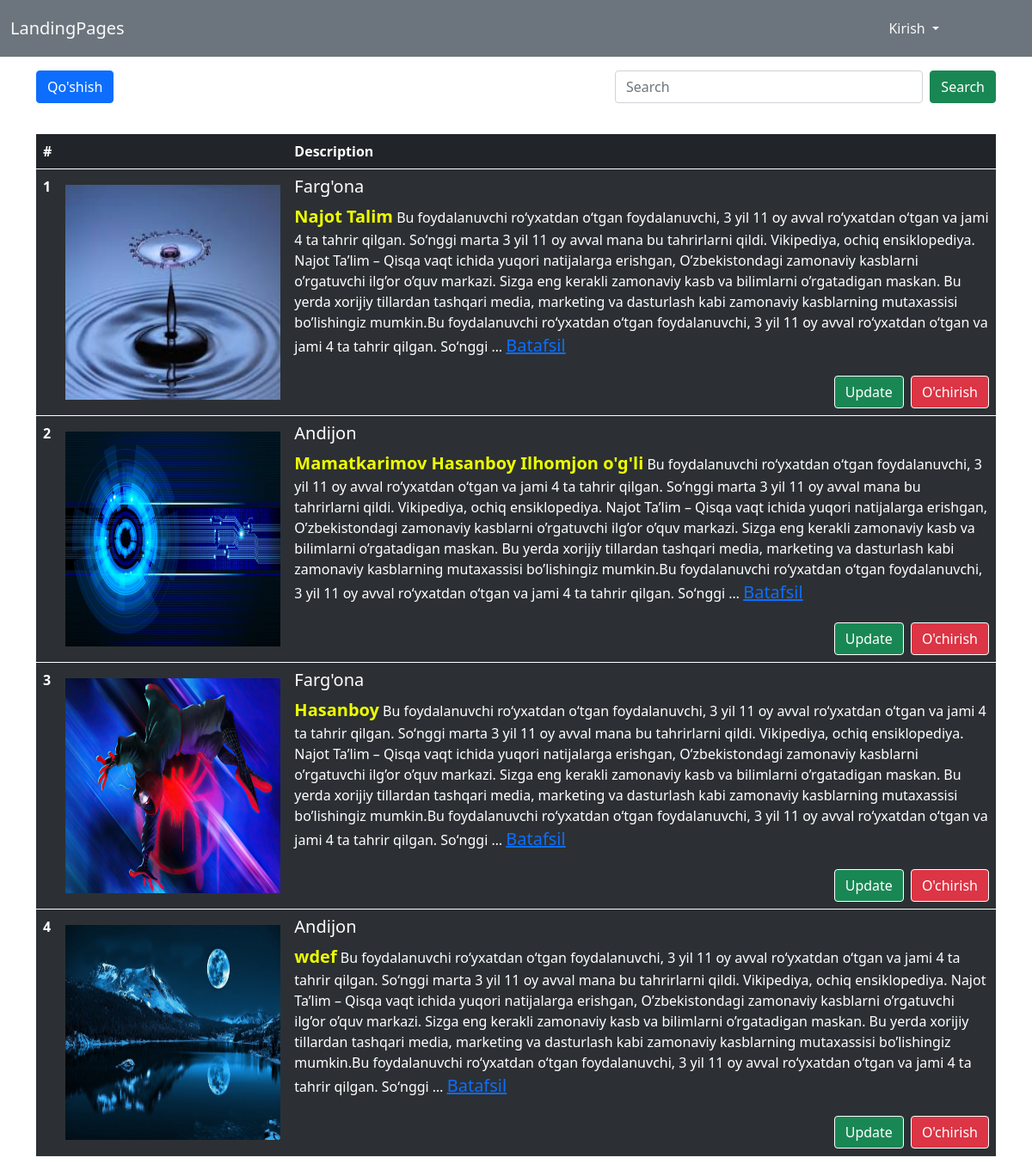
/places/list/, run on the app's committed database.
### place/models.py (models this page shows, shortened)
class Place(models.Model):
    name=models.CharField(max_length=100)
    description=models.TextField()
    addres=models.CharField(max_length=100)
    place_img=models.ImageField(upload_to='imgas/',null=True,blank=True)

### place/views.py (the view)
# urls.py: path('list/',PlasecView.as_view(),name='list'),
class PlasecView(View):
    def get(self,request):
        places=Place.objects.all()
        search_query=request.GET.get('q','')
        if search_query:
            places=places.filter(name__icontains=search_query)
        return render(request,'places.html',context={'places':places,"search_query":search_query})

### templates/places.html (shortened to what this page needs)
{% extends "base.html" %}
{% block content %}
    <div class="container mt-3">
        <div class="row d-flex justify-content-between">
            <div class="col-3">
                <a href="{% url 'places:add' %}" class="btn btn-primary" style="float: left; margin-bottom: 20px; ">Qo'shish</a>
            </div>
            <div class="col-5">
                <form action="" method="get" class="d-flex">
                    <input type="text" placeholder="Search" class="form-control mx-2" name="q" value="{{search_query}}">
                    <button type="submit" class="btn btn-success">Search</button>
                </form>
            </div>
        </div>
    </div>
    <div class="container mt-3">
    <table class="table table-dark table-striped table-hover" style="cursor: pointer;">
            <thead>
            <tr>
                <th scope="col">#</th>
                <th scope="col"></th>
                <th scope="col">Description</th>
            </tr>
            </thead>
            {%for place in places%}
            <tbody>
                <tr style="height: 200px;">
                    <th scope="row">{{place.id}}</th>
                    <td><img src="{{place.place_img.url}}" alt="" style="width: 250px; height: 250px; margin-top: 10px;"></td>
                    <td><h5>{{place.addres}}</h5>
                        <b style="font-size: 20px; color: rgb(238, 255, 0);">{{place.name}}</b>
                        {{place.description|truncatewords:90}} <a href="{% url 'places:detail' place.id %}" style="font-size: 20px;">Batafsil</a>
                        <div style="display: flex;align-items: center;justify-content: end; margin-top: 20px;">
                        <a href="{% url 'places:update' place.id %}"class='btn btn-success mx-2' style="border: 1px solid white;">Update</a>
                        <a href="{% url 'places:delete' place.id %}"class='btn btn-danger' style="border: 1px solid white;">O'chirish</a>
                        </div>
                    </td>
                </tr>
            </tbody>
            {%endfor%}
        </table>
    </div>
{% endblock  %}

### templates/base.html (shortened to what this page needs)
<!DOCTYPE html>
{% load static %}
<html lang="en">
<head>
     <link href="https://cdn.jsdelivr.net/npm/bootstrap@5.0.2/dist/css/bootstrap.min.css" rel="stylesheet">
     <link rel="stylesheet" href="https://cdnjs.cloudflare.com/ajax/libs/font-awesome/6.5.1/css/all.min.css" />
</head>
<body style="position: relative;">
    <nav class="navbar navbar-expand-lg navbar-light bg-secondary">
        <div class="container-fluid">
          <a class="navbar-brand text-light" href="{%url 'landing_page'%}">LandingPages</a>
          <div class="collapse navbar-collapse px-3" id="navbarSupportedContent" style="height: 50px;">
            {%if user.is_authenticated%}
                <ul class="navbar-nav mb-2 mb-lg-0 mx-5 text-light">
                    <li class="nav-item dropdown">
                        <a class="nav-link dropdown-toggle" href="" id="navbarDropdown" role="button" data-bs-toggle="dropdown" aria-expanded="false" style="text-transform: capitalize; color: chartreuse;">
                        {{user.username}}
                        </a>
                        <ul class="dropdown-menu bg-dark" aria-labelledby="navbarDropdown">
                        <li><a class="dropdown-item text-light" href="{% url 'users:logout' %}">LogOut</a></li>
                        <li><a class="dropdown-item text-light" href="{% url 'users:profil' user.id%}">Profil_update</a></li>
                        </ul>
                    </li>
                </ul>
            {%else%}
            <ul class="navbar-nav mb-2 mb-lg-0" style="margin-right: 100px; position: absolute; right: 0;">
                <li class="nav-item dropdown ">
                    <a class="nav-link dropdown-toggle text-light" href="" id="navbarDropdown" role="button" data-bs-toggle="dropdown" aria-expanded="false" style="text-transform: capitalize;">
                    kirish
                    </a>
                </li>
            </ul>
            {%endif%}
          </div>
        </div>
    </nav>
    {%block content%}
    {%endblock%}
</body>
</html>

### data on the page
Place: id "1", place_img (picture), addres "Farg'ona", name "Najot Talim", description "Bu foydalanuvchi roʻyxatdan oʻtgan foydalanuvchi, 3 yil 11 oy avval roʻyxatdan oʻtgan va jami 4 ta tahrir qilgan. Soʻnggi marta 3 yil 11 oy avval mana bu tahrirlarni qildi. Vikipediya, ochiq ensiklopediya. Najot Ta’lim – Qisqa vaqt ichida yuqori natijalarga erishgan, O’zbekistondagi zamonaviy kasblarni o’rgatuvchi ilg’or o’quv markazi. Sizga eng kerakli zamonaviy kasb va bilimlarni o’rgatadigan maskan. Bu yerda xorijiy tillardan tashqari media, marketing va dasturlash kabi zamonaviy kasblarning mutaxassisi bo’lishingiz mumkin.Bu foydalanuvchi roʻyxatdan oʻtgan foydalanuvchi, 3 yil 11 oy avval roʻyxatdan oʻtgan va jami 4 ta tahrir qilgan. Soʻnggi …"
Place: id "2", place_img (picture), addres "Andijon", name "Mamatkarimov Hasanboy Ilhomjon o'g'li", description "Bu foydalanuvchi roʻyxatdan oʻtgan foydalanuvchi, 3 yil 11 oy avval roʻyxatdan oʻtgan va jami 4 ta tahrir qilgan. Soʻnggi marta 3 yil 11 oy avval mana bu tahrirlarni qildi. Vikipediya, ochiq ensiklopediya. Najot Ta’lim – Qisqa vaqt ichida yuqori natijalarga erishgan, O’zbekistondagi zamonaviy kasblarni o’rgatuvchi ilg’or o’quv markazi. Sizga eng kerakli zamonaviy kasb va bilimlarni o’rgatadigan maskan. Bu yerda xorijiy tillardan tashqari media, marketing va dasturlash kabi zamonaviy kasblarning mutaxassisi bo’lishingiz mumkin.Bu foydalanuvchi roʻyxatdan oʻtgan foydalanuvchi, 3 yil 11 oy avval roʻyxatdan oʻtgan va jami 4 ta tahrir qilgan. Soʻnggi …"
Place: id "3", place_img (picture), addres "Farg'ona", name "Hasanboy", description "Bu foydalanuvchi roʻyxatdan oʻtgan foydalanuvchi, 3 yil 11 oy avval roʻyxatdan oʻtgan va jami 4 ta tahrir qilgan. Soʻnggi marta 3 yil 11 oy avval mana bu tahrirlarni qildi. Vikipediya, ochiq ensiklopediya. Najot Ta’lim – Qisqa vaqt ichida yuqori natijalarga erishgan, O’zbekistondagi zamonaviy kasblarni o’rgatuvchi ilg’or o’quv markazi. Sizga eng kerakli zamonaviy kasb va bilimlarni o’rgatadigan maskan. Bu yerda xorijiy tillardan tashqari media, marketing va dasturlash kabi zamonaviy kasblarning mutaxassisi bo’lishingiz mumkin.Bu foydalanuvchi roʻyxatdan oʻtgan foydalanuvchi, 3 yil 11 oy avval roʻyxatdan oʻtgan va jami 4 ta tahrir qilgan. Soʻnggi …"
Place: id "4", place_img (picture), addres "Andijon", name "wdef", description "Bu foydalanuvchi roʻyxatdan oʻtgan foydalanuvchi, 3 yil 11 oy avval roʻyxatdan oʻtgan va jami 4 ta tahrir qilgan. Soʻnggi marta 3 yil 11 oy avval mana bu tahrirlarni qildi. Vikipediya, ochiq ensiklopediya. Najot Ta’lim – Qisqa vaqt ichida yuqori natijalarga erishgan, O’zbekistondagi zamonaviy kasblarni o’rgatuvchi ilg’or o’quv markazi. Sizga eng kerakli zamonaviy kasb va bilimlarni o’rgatadigan maskan. Bu yerda xorijiy tillardan tashqari media, marketing va dasturlash kabi zamonaviy kasblarning mutaxassisi bo’lishingiz mumkin.Bu foydalanuvchi roʻyxatdan oʻtgan foydalanuvchi, 3 yil 11 oy avval roʻyxatdan oʻtgan va jami 4 ta tahrir qilgan. Soʻnggi …"
